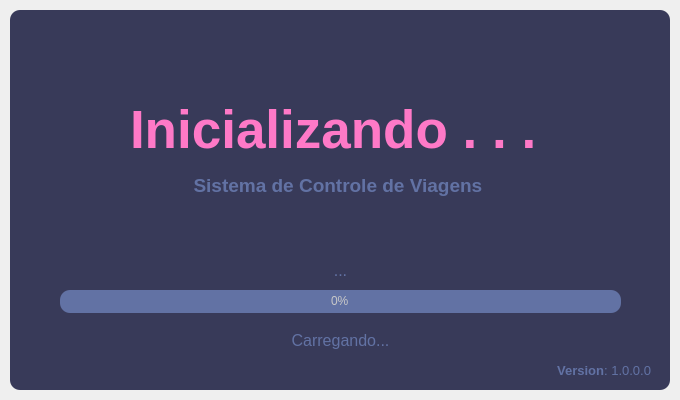
<?xml version="1.0" encoding="UTF-8"?>
<ui version="4.0">
 <class>booting_system</class>
 <widget class="QMainWindow" name="booting_system">
  <property name="geometry">
   <rect>
    <x>0</x>
    <y>0</y>
    <width>680</width>
    <height>400</height>
   </rect>
  </property>
  <property name="windowTitle">
   <string>Inicializando</string>
  </property>
  <widget class="QWidget" name="centralwidget">
   <layout class="QVBoxLayout" name="verticalLayout">
    <property name="spacing">
     <number>0</number>
    </property>
    <property name="leftMargin">
     <number>10</number>
    </property>
    <property name="topMargin">
     <number>10</number>
    </property>
    <property name="rightMargin">
     <number>10</number>
    </property>
    <property name="bottomMargin">
     <number>10</number>
    </property>
    <item>
     <widget class="QFrame" name="dropShadowFrame">
      <property name="styleSheet">
       <string notr="true">QFrame {	
	background-color: rgb(56, 58, 89);	
	color: rgb(220, 220, 220);
	border-radius: 10px;
}</string>
      </property>
      <property name="frameShape">
       <enum>QFrame::StyledPanel</enum>
      </property>
      <property name="frameShadow">
       <enum>QFrame::Raised</enum>
      </property>
      <widget class="QLabel" name="label_title">
       <property name="geometry">
        <rect>
         <x>0</x>
         <y>90</y>
         <width>661</width>
         <height>61</height>
        </rect>
       </property>
       <property name="font">
        <font>
         <family>Segoe UI</family>
         <pointsize>40</pointsize>
        </font>
       </property>
       <property name="styleSheet">
        <string notr="true">color: rgb(254, 121, 199);</string>
       </property>
       <property name="text">
        <string>&lt;strong&gt;Inicializando . . .&lt;/strong&gt; </string>
       </property>
       <property name="alignment">
        <set>Qt::AlignCenter</set>
       </property>
      </widget>
      <widget class="QLabel" name="label_description">
       <property name="geometry">
        <rect>
         <x>0</x>
         <y>160</y>
         <width>661</width>
         <height>31</height>
        </rect>
       </property>
       <property name="font">
        <font>
         <family>Segoe UI</family>
         <pointsize>14</pointsize>
        </font>
       </property>
       <property name="styleSheet">
        <string notr="true">color: rgb(98, 114, 164);</string>
       </property>
       <property name="text">
        <string>&lt;strong&gt;Sistema de Controle de Viagens&lt;/strong&gt; </string>
       </property>
       <property name="alignment">
        <set>Qt::AlignCenter</set>
       </property>
      </widget>
      <widget class="QProgressBar" name="progressBar">
       <property name="geometry">
        <rect>
         <x>50</x>
         <y>280</y>
         <width>561</width>
         <height>23</height>
        </rect>
       </property>
       <property name="styleSheet">
        <string notr="true">QProgressBar {
	
	background-color: rgb(98, 114, 164);
	color: rgb(200, 200, 200);
	border-style: none;
	border-radius: 10px;
	text-align: center;
}
QProgressBar::chunk{
	border-radius: 10px;
	background-color: qlineargradient(spread:pad, x1:0, y1:0.511364, x2:1, y2:0.523, stop:0 rgba(254, 121, 199, 255), stop:1 rgba(170, 85, 255, 255));
}</string>
       </property>
       <property name="value">
        <number>0</number>
       </property>
       <property name="format">
        <string>%p%</string>
       </property>
      </widget>
      <widget class="QLabel" name="label_loading">
       <property name="geometry">
        <rect>
         <x>0</x>
         <y>320</y>
         <width>661</width>
         <height>21</height>
        </rect>
       </property>
       <property name="font">
        <font>
         <family>Segoe UI</family>
         <pointsize>12</pointsize>
        </font>
       </property>
       <property name="styleSheet">
        <string notr="true">color: rgb(98, 114, 164);</string>
       </property>
       <property name="text">
        <string>Carregando...</string>
       </property>
       <property name="alignment">
        <set>Qt::AlignCenter</set>
       </property>
      </widget>
      <widget class="QLabel" name="label_credits">
       <property name="geometry">
        <rect>
         <x>20</x>
         <y>350</y>
         <width>621</width>
         <height>21</height>
        </rect>
       </property>
       <property name="font">
        <font>
         <family>Segoe UI</family>
         <pointsize>10</pointsize>
        </font>
       </property>
       <property name="styleSheet">
        <string notr="true">color: rgb(98, 114, 164);</string>
       </property>
       <property name="text">
        <string>&lt;strong&gt;Version&lt;/strong&gt;: 1.0.0.0</string>
       </property>
       <property name="alignment">
        <set>Qt::AlignRight|Qt::AlignTrailing|Qt::AlignVCenter</set>
       </property>
      </widget>
      <widget class="QLabel" name="label_loading_execu">
       <property name="geometry">
        <rect>
         <x>0</x>
         <y>250</y>
         <width>661</width>
         <height>21</height>
        </rect>
       </property>
       <property name="font">
        <font>
         <family>Segoe UI</family>
         <pointsize>12</pointsize>
        </font>
       </property>
       <property name="styleSheet">
        <string notr="true">color: rgb(98, 114, 164);</string>
       </property>
       <property name="text">
        <string>...</string>
       </property>
       <property name="alignment">
        <set>Qt::AlignCenter</set>
       </property>
      </widget>
     </widget>
    </item>
   </layout>
  </widget>
 </widget>
 <resources/>
 <connections/>
</ui>
